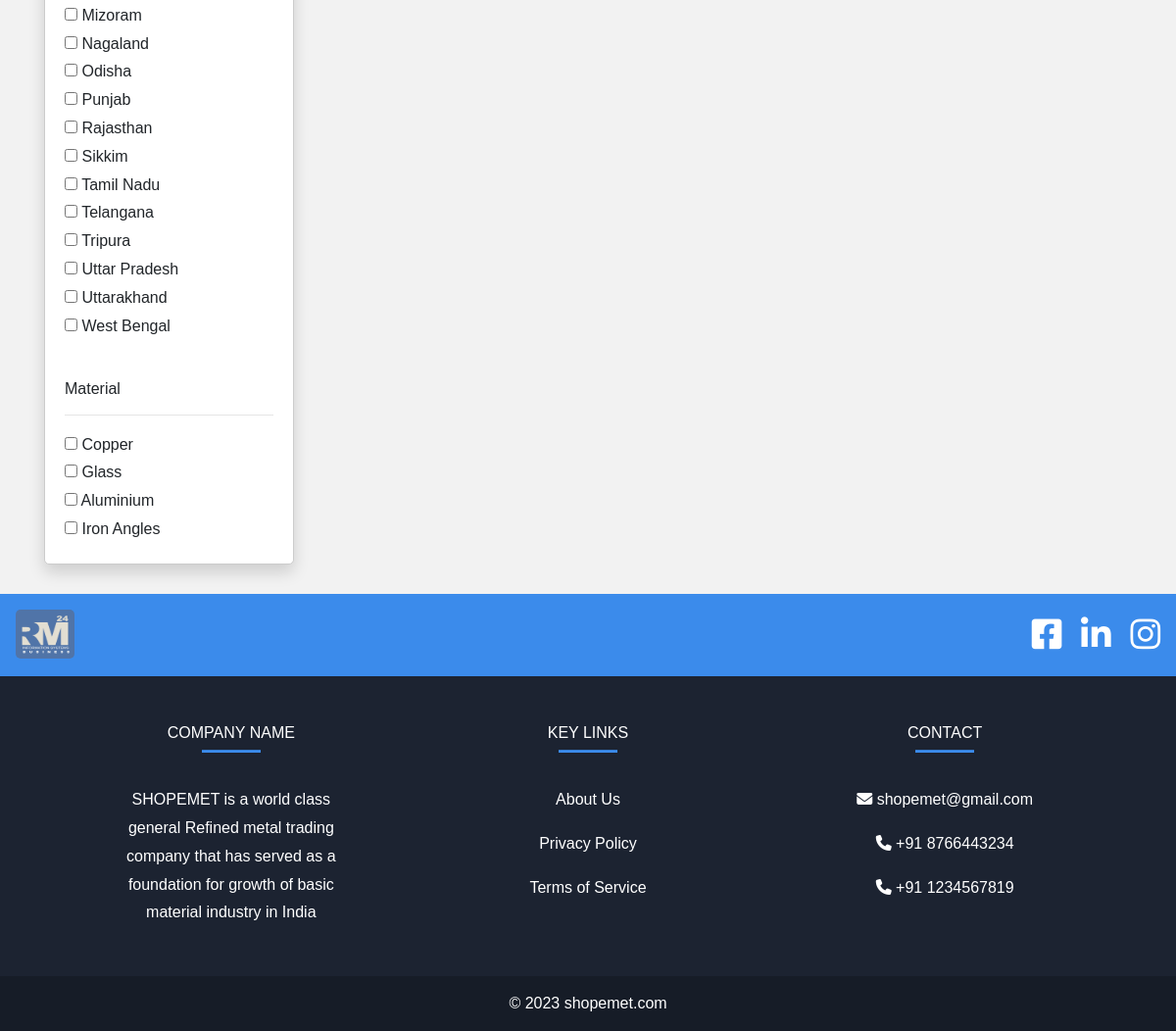
Page /tender/tender_search.php (lower part) on the earlier database version.
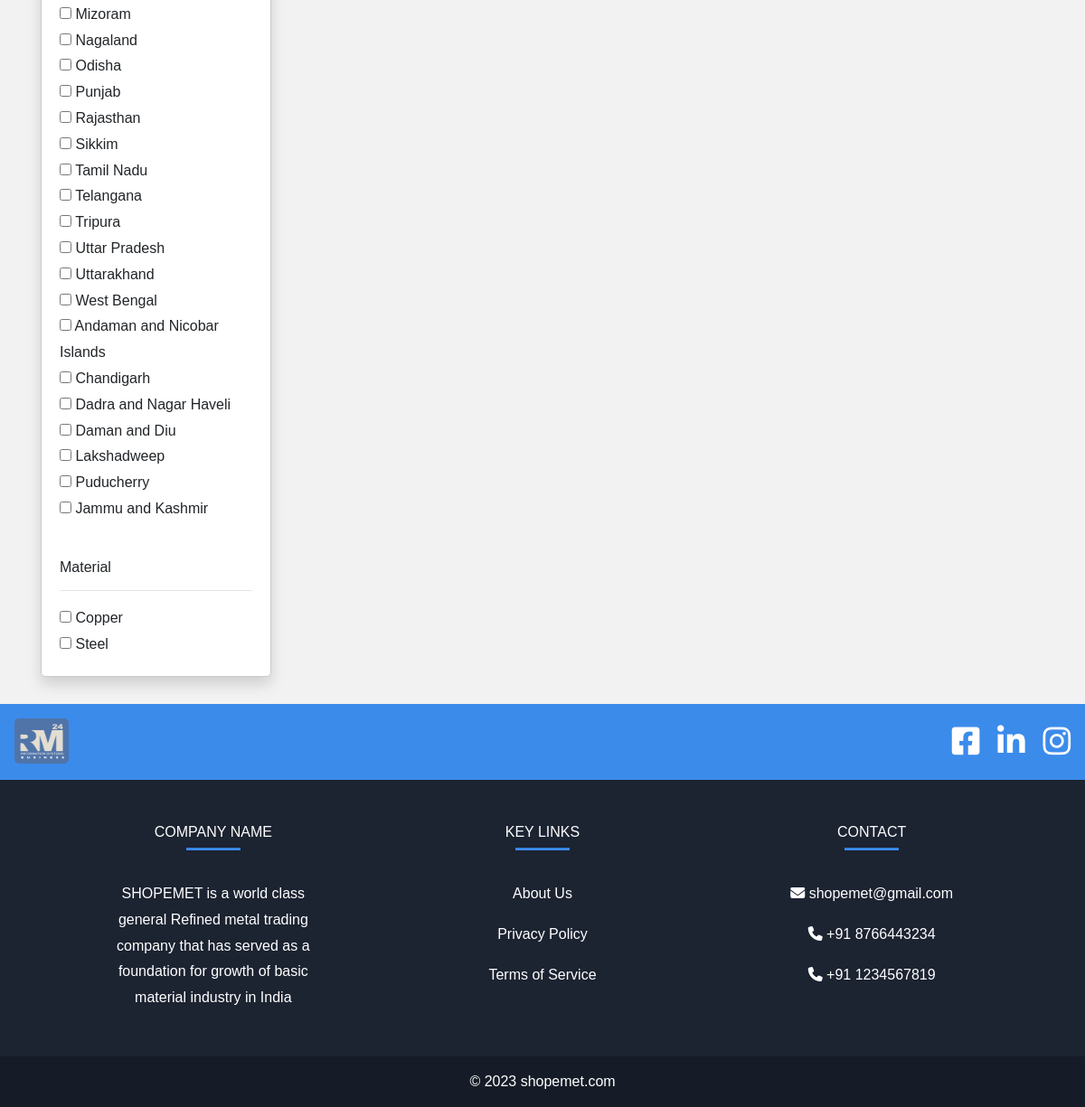
Same page on the later database version.
### tables this page shows
CREATE TABLE `location` (
  `state_id` int(11) NOT NULL,
  `state_name` varchar(50) DEFAULT NULL
);

### tender/tender_search.php (the view, shortened to what the changed rows need)
<?php
include "connect.php";
?>
<!doctype html>
<html lang="en">
  <head>
    <link rel="stylesheet" href="https://cdn.jsdelivr.net/npm/bootstrap@4.0.0/dist/css/bootstrap.min.css">
<link rel="stylesheet" href="https://stackpath.bootstrapcdn.com/font-awesome/4.7.0/css/font-awesome.min.css">
<link rel="stylesheet" href="https://cdnjs.cloudflare.com/ajax/libs/font-awesome/4.7.0/css/font-awesome.min.css">
<link rel="stylesheet" href="css/style.css">
<link rel="stylesheet" href="css/_buttons.scss">
<link rel="stylesheet" href="css/buttons.scss">
<link rel="stylesheet" href="css/auction.css">
<link rel="stylesheet" href="css/reboot.scss">
<link rel="stylesheet" href="dropdown.css">
<link rel="stylesheet" href="https://cdnjs.cloudflare.com/ajax/libs/font-awesome/6.4.0/css/all.min.css">
<link href='https://unpkg.com/boxicons@2.1.4/css/boxicons.min.css' rel='stylesheet'>
<link rel="stylesheet" href="https://cdnjs.cloudflare.com/ajax/libs/font-awesome/4.7.0/css/font-awesome.min.css">
<link rel="stylesheet" type="text/css" href="https://stackpath.bootstrapcdn.com/bootstrap/4.4.1/css/bootstrap.min.css">
<link rel="stylesheet" type="text/css" href="https://pixinvent.com/stack-responsive-bootstrap-4-admin-template/app-assets/css/bootstrap-extended.min.css">
<link rel="stylesheet" type="text/css" href="https://pixinvent.com/stack-responsive-bootstrap-4-admin-template/app-assets/fonts/simple-line-icons/style.min.css">
</head>
</head>
<body>
<section class="home">
<br><br>
    <div class="container">
        <div class="row">
            <div class="col-md-3">
                <form action="tender_search.php?l=" method="GET">
                    <div class="card shadow mt-3">
                        <div class="card-body">
                            <?php
                            $brand_query = "SELECT * FROM location";
                            $brand_query_run = mysqli_query($con, $brand_query);
                            if (mysqli_num_rows($brand_query_run) > 0) {
                                foreach ($brand_query_run as $locationlist) {
                                    ?>
                                    <div id="checkbox">
                                        <input type="checkbox" name="locations" value="<?= $locationlist['state_name']; ?>"
                                            ?>>
                                        <?= $locationlist['state_name']; ?>
                                    </div>
                                    <?php
                                }
                            } else {
                              echo "<div class='abc'>";
                              echo "No result is found";
                              echo "</div>";
                            }
                            ?>
                        </div>
                        <div class="card-body">
                            <h6>Material</h6>
                            <hr>
                            <?php
                            $brand_query = "SELECT DISTINCT material FROM tenders";
                            $brand_query_run = mysqli_query($con, $brand_query);
                            if (mysqli_num_rows($brand_query_run) > 0) {
                                foreach ($brand_query_run as $materiallist) {
                                    ?>
                                    <div id="checkbox">
                                        <input type="checkbox" name="materials" value="<?= $materiallist['material']; ?>"
                                            ?>>
                                        <?= $materiallist['material']; ?>
                                    </div>
                                    <?php
                                }
                            } else {
                              echo "<div class='abc'>";
                              echo "No result is found";
                              echo "</div>";
                            }
                            ?>
                        </div>
                    </div>
                </form>
            </div>
                 <div></section>
</body>
</html>

Differences in the rows shown:
added location: state_name "Andaman and Nicobar Islands"
added location: state_name "Chandigarh"
added location: state_name "Dadra and Nagar Haveli"
added location: state_name "Daman and Diu"
added location: state_name "Lakshadweep"
added location: state_name "Puducherry"
added location: state_name "Jammu and Kashmir"
Other differences:
new list line: "☐ Steel"
list line gone: "☐ Glass"
list line gone: "☐ Aluminium"
list line gone: "☐ Iron Angles"
